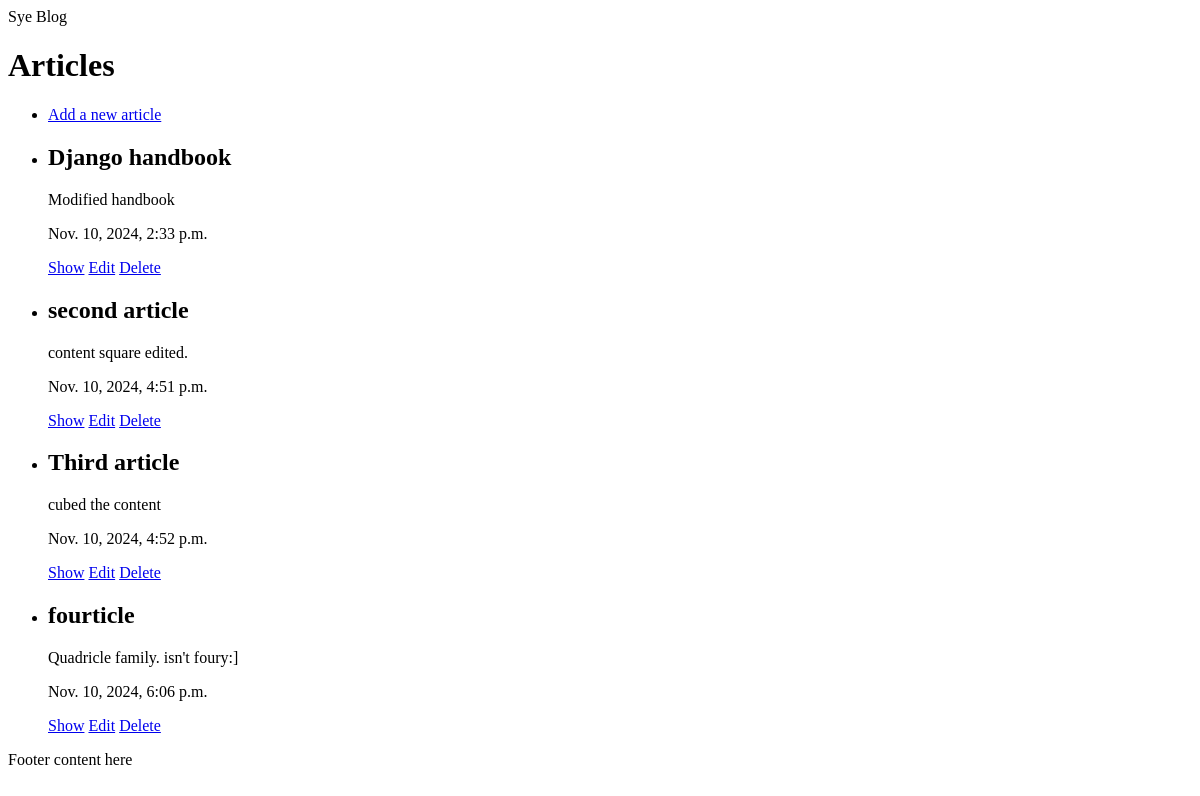
Before: /blog_admin with the older database file.
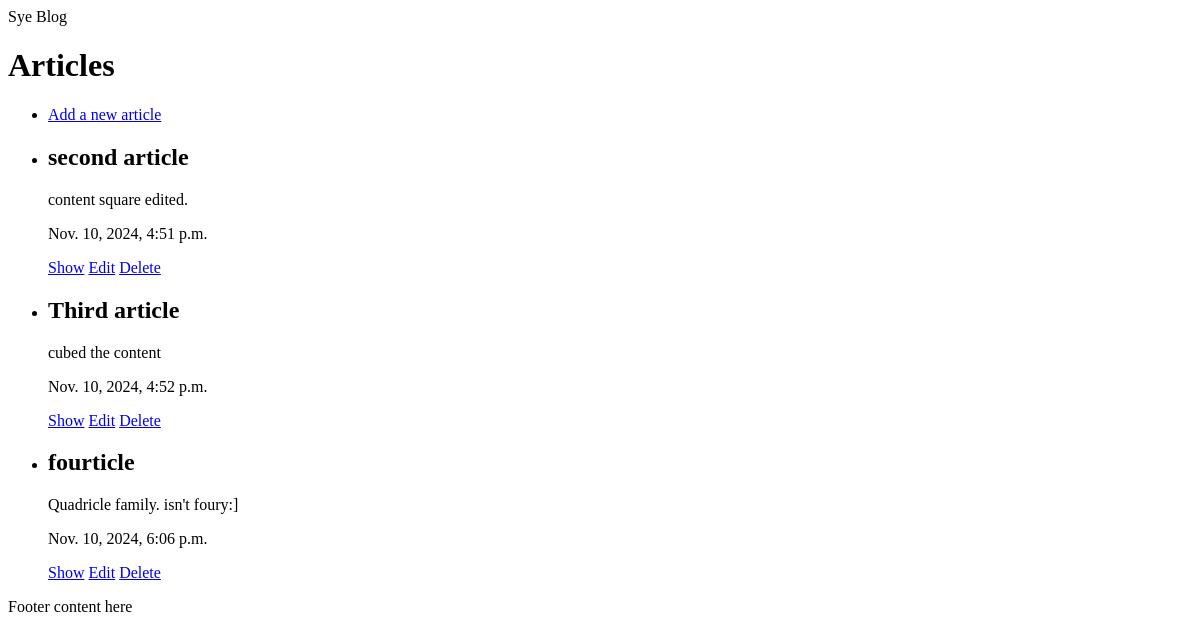
After: the same page with the newer database file.
### blog/models.py (models this page shows, shortened)
class Article(models.Model):
    title = models.CharField(max_length=255)
    content = models.TextField()
    date_published = models.DateTimeField(auto_now_add=True)

### blog/views.py (the view)
# urls.py: path('blog_admin', views.dashboard, name='dashboard'),
def dashboard(request):
    articles = Article.objects.all()
    return render(request, 'blog/dashboard.html', {'articles': articles})

### blog/templates/blog/dashboard.html
{% extends 'blog/base.html' %}
{% block content %}
    <h1>Articles</h1>
    <ul>
        <li>
            <a href="{% url 'add_article' %}">Add a new article</a>
        </li>
        {% for article in articles %}
        <li>
            <h2>{{article.title}}</h2>
            <p>{{article.content|truncatewords:20}}</p>
            <P>{{article.date_published}}</P>
            <a href="{% url 'article_detail' article.id %}">Show</a>
            <a href="{% url 'edit_article' article.id %}">Edit</a>
            <a href="{% url 'delete_article' article.id %}">Delete</a>
        </li>
        {% endfor %}
    </ul>
{% endblock %}

Changed rows visible on the page:
removed Article: title "Django handbook", content "Modified handbook", date_published "Nov. 10, 2024, 2:33 p.m."
